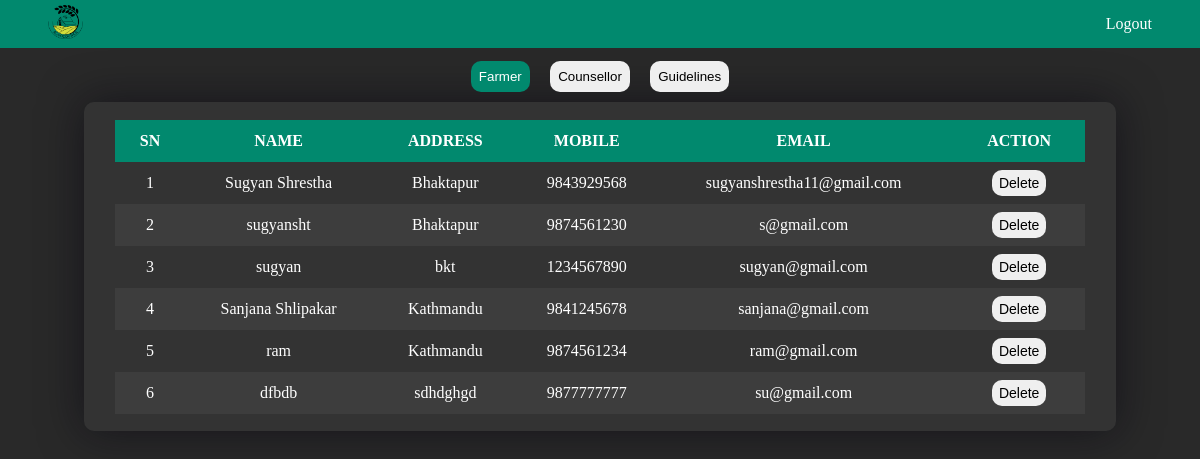
The app's page /admin/adminpanel.php (signed in), older data.
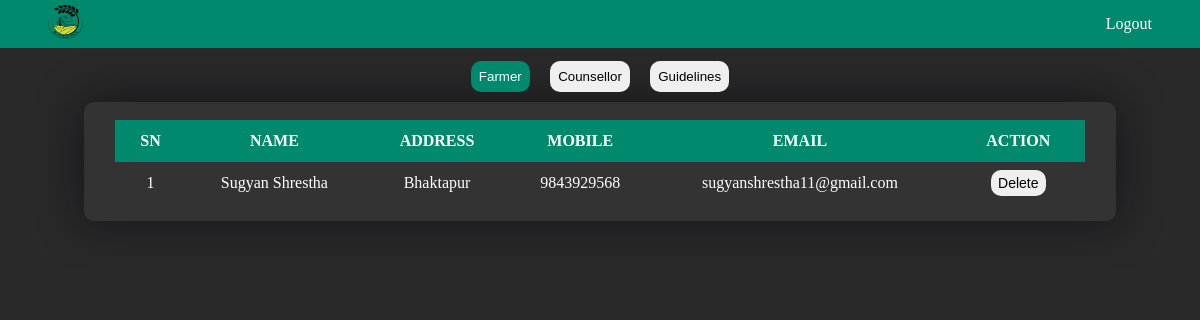
The same page, newer data.
### tables this page shows
CREATE TABLE `farmer` (
  `id` int(11) NOT NULL,
  `name` varchar(50) NOT NULL,
  `address` varchar(50) NOT NULL,
  `mobile` bigint(20) NOT NULL,
  `email` varchar(30) NOT NULL,
  `password` varchar(255) NOT NULL,
  `reset_otp_hash` varchar(64) DEFAULT NULL,
  `reset_otp_expires_at` datetime DEFAULT NULL
);

### admin/adminpanel.php (called while the page is built, shortened)
<?php
include 'admindashboard.php';
include 'admincontent.php';
?>

### admin/admincontent.php (the view, shortened to what this page needs)
<link rel="stylesheet" href="../css/admin.css">
<link rel="stylesheet" href="../css/sweetAlert.css">
<?php
$conn=new mysqli("localhost","root", "", "agro_council");
$farmerSelected = isset($_POST['farmer']) ? 'selected' : '';
$counsellorSelected = isset($_POST['counsellor']) ? 'selected' : '';
$guidelinesSelected = isset($_POST['guidelines']) ? 'selected' : '';
$selectedButton = isset($_GET['selected']) ? $_GET['selected'] : '';
if ($selectedButton === 'farmer') {
    $farmerSelected = 'selected';
    $table = 'farmer';
} elseif ($selectedButton === 'counsellor') {
    $counsellorSelected = 'selected';
    $table = 'counsellor';
} elseif ($selectedButton === 'guidelines') {
    $guidelinesSelected = 'selected';
    $table = 'guidelines';
} else {
    $farmerSelected = 'selected';
    $table = 'farmer';
}
?>
<div class="admin-main">
    <div class="head-table">
    <form action="?selected=farmer" method="POST">
        <button type="submit" name="farmer" class="<?php echo $farmerSelected; ?>">Farmer</button>
    </form>
    <form action="?selected=counsellor" method="POST">
        <button type="submit" name="counsellor" class="<?php echo $counsellorSelected; ?>">Counsellor</button>
    </form>
    <form action="?selected=guidelines" method="POST">
        <button type="submit" name="guidelines" class="<?php echo $guidelinesSelected; ?>">Guidelines</button>
    </form>
    </div>
    <div class="table-container">
        <table>
            <?php
                $sql = "SELECT * FROM `$table`";
                $result = mysqli_query($conn, $sql);
                if ($result && mysqli_num_rows($result) > 0) {
                    $columns = array_keys(mysqli_fetch_assoc($result));
                    mysqli_data_seek($result, 0);
                    $excludedColumns = ['password','id', 'reset_otp_hash', 'reset_otp_expires_at'];
                    echo "<tr><th>SN</th>";
                    foreach ($columns as $column) {
                        if (!in_array($column, $excludedColumns)) {
                            echo "<th>" . strtoupper($column) . "</th>";
                        }
                    }
                    echo "<th>ACTION</th>";
                    echo "</tr>";
                    $i = 1;
                    while ($row = mysqli_fetch_assoc($result)) {
                        echo "<tr><td>$i</td>";
                        foreach ($row as $column => $value) {
                            if (!in_array($column, $excludedColumns)) {
                                echo "<td>$value</td>";
                            }
                            if ($column === 'id' || $column === 'gid') {
                                $id = $value;
                            }
                        }
                        echo "<td class='td-center'>
                        <form action='' method='post' class='deleteBtn' onsubmit=\"confirmDelete(event)\">
                            <input type='hidden' name='action' value='delete'>
                            <input type='hidden' name='id' value='" . $id . "'>
                            <input type='hidden' name='deleteTable' value='" . $table . "'>
                            <button type='submit'>Delete</button>
                        </form>
                        </td>";
                        echo "</tr>";
                        $i++;
                    }
                } else {
                    echo "<td>No data to display.</td>";
                }
            ?>
        </table>
    </div>
</div>

Row changes from the older to the newer data that the page shows:
removed farmer: name "sugyansht", address "Bhaktapur", mobile "9874561230", email "s@gmail.com"
removed farmer: name "sugyan", address "bkt", mobile "1234567890", email "sugyan@gmail.com"
removed farmer: name "Sanjana Shlipakar", address "Kathmandu", mobile "9841245678", email "sanjana@gmail.com"
removed farmer: name "ram", address "Kathmandu", mobile "9874561234", email "ram@gmail.com"
removed farmer: name "dfbdb", address "sdhdghgd", mobile "9877777777", email "su@gmail.com"
